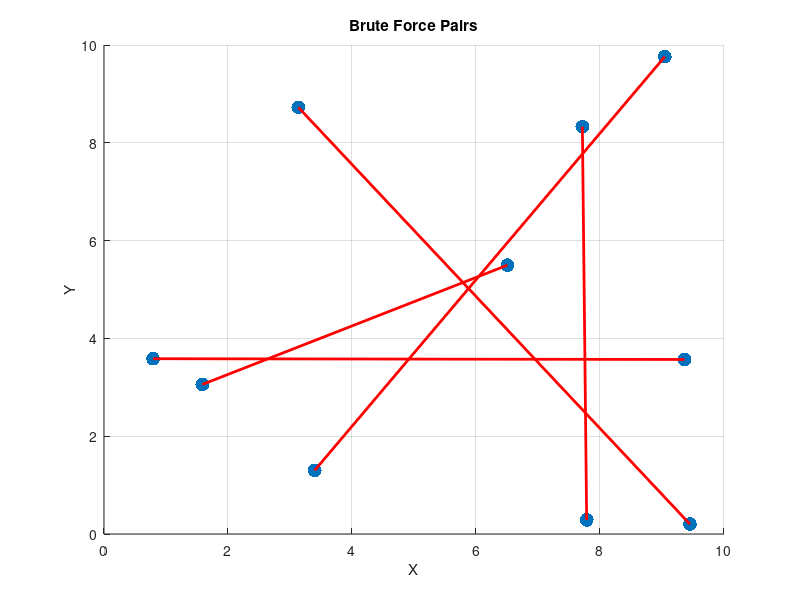

Write the MATLAB code that produced this figure.
%plan:
%- make 10 random points
%- sort these 10 points relative to origin (1 closest)
%- make brute force pairing O(n!!) with points
%- make comparison pairing O(1) with points
%- show brute force pairs on graph
%- show results in command window
%- HELPER FUNCTIONS
%- tot dist for this pairing set
%- generates all unique pairings (brute force) recursively

function bruteForce()
    numPoints = 10;
    xRange = 10;
    yRange = 10;
    
    %make random points
    x = rand(1, numPoints) * xRange;
    y = rand(1, numPoints) * yRange;
    points = [x; y]';

    %sort these 10 points relative to origin (1 closest)
    dist = sqrt(sum(points.^2, 2));
    [~, sortedIndices] = sort(dist);
    points = points(sortedIndices, :);

    %make brute force pairing O(n!!) with points
    pointIndices = 1:numPoints;
    pairings = makePairings(pointIndices);
    maxTotDist = -inf;
    bestPairs = [];
    %get total distances
    for i = 1:length(pairings)
        pairingSet = pairings{i};
        %pairings has [Set 1], [Set 2], etc. which we got from makeParings
        %pairing set is [Set i] = [1 3; 2 5; 4 6], for example
        totDist = calcTotDist(pairingSet, points);
        %update best pairing
        if totDist > maxTotDist
            maxTotDist = totDist;
            bestPairs = pairingSet;
        end
    end
    
    %make comparison pairing O(1) with points
    set1 = [1, 10; 2, 9; 3, 8; 4, 7; 5, 6];
    set2 = [1, 6; 2, 7; 3, 8; 4, 9; 5, 10];
    totDist1 = calcTotDist(set1, points);
    totDist2 = calcTotDist(set2, points);
    
    %show brute force pairs on graph
    figure;
    scatter(points(:,1), points(:,2), 100, 'filled');
    hold on;
    for j = 1:size(bestPairs, 1)
        idx1 = bestPairs(j, 1);
        idx2 = bestPairs(j, 2);
        plot([points(idx1,1), points(idx2,1)], [points(idx1,2), points(idx2,2)], 'r-', 'LineWidth', 2);
    end
    xlabel('X'); ylabel('Y');
    title('Brute Force Pairs');
    grid on;
    
    %show results in command window
    disp('Brute Force Set O(n!!):');
    disp(bestPairs);
    disp(['Max Total Distance: ', num2str(maxTotDist)]);
    
    disp(' ');
    disp('Set 1 O(1)');
    disp(set1);
    disp(['Total Distance: ', num2str(totDist1)]);
    
    disp(' ');
    disp('Set 2 O(1)');
    disp(set2);
    disp(['Total Distance: ', num2str(totDist2)]);
    
    disp(' ');
    disp(['How much better is BF Compared to 1st Set? ', num2str(maxTotDist - totDist1)]);
    disp(['How much better is BF Compared to 2nd Set? ', num2str(maxTotDist - totDist2)]);
    disp(['The higher the numbers, the more effective the brute force algorithm is compared to predicted cases.'])
end

%HELPER FUNCTIONS

%tot dist for this pairing set
function totDist = calcTotDist(pairingSet, points)
    totDist = 0;
    for j = 1:size(pairingSet, 1) %[1 3; 2 5; 4 6] = 3 loops
        idx1 = pairingSet(j, 1); %[1 3] => 1
        idx2 = pairingSet(j, 2); %[1 3] => 3
        p1 = points(idx1, :); %1 => p1 = [2.5, 4.0]
        p2 = points(idx2, :); %3 => p2 = [5.7, 7.8]
        dist = norm(p1 - p2); %sqrt((x1-x2)^2+(y1-y^2))
        totDist = totDist + dist;
    end
end

%generates all unique pairings (brute force) recursively
function pairings = makePairings(indices) %(n-1)!! ways to form pairs = O(n!!) complexity
    if isempty(indices) %base case
        pairings = {[]};
        return;
    end

    pairings = {};
    first = indices(1);
    for i = 2:length(indices) %loop over all possible choices for pairing with first
        second = indices(i);
        remaining = indices([2:i-1, i+1:end]); %exclude 1 2, get remaining
        subPairings = makePairings(remaining); %all possible pairings with remaining (recursive)
        for j = 1:length(subPairings) %each pair from recursion
            pairing = [[first, second]; subPairings{j}]; %get [1 3; 2 5; 4 6] like example above
            pairings{end+1} = pairing; %save this set to list of all possible pairings [Set 1], [Set 2], etc.
        end
    end
end
